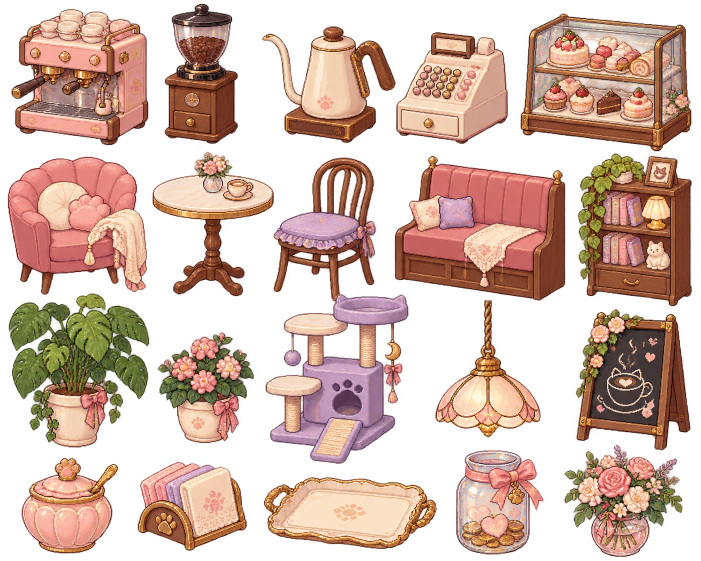
#> input picture assets/source/decor-sheet.png, 1402 x 1122 px, given in place of ui-icons.png, which was not available (shown at 1/2 size)
$ python slice-ui.py
#> lines starting #> are read from the running program, lines starting #| are printed output that depends on the picture; after the words box and inside, x2 and y2 are one past the last pixel; in counts of white or black regions, pixels touching at a corner belong together; pictures that were not available may be replaced by others from this repository, and a replacement may not be noted
#> in slice_sheet, rgba is the input picture: shape (1122, 1402, 4); mean R, G, B, A 112.4, 77.6, 62.9, 134
"""Cut the UI sheets in assets/source into individual images.

    pip install pillow numpy scipy
    python3 tools/slice-ui.py            # every sheet below
    python3 tools/slice-ui.py icons      # just one

Each sheet is a grid of separate pieces with a faint coloured haze around them.
Pieces are found by growing the solid pixels a little so that parts of one piece
(sparkles, a ribbon tail) stay together, then read in reading order and named from
the lists below. The haze is dropped and soft edges are recoloured from the nearest
solid pixel so nothing shows a red or magenta halo. Output: assets/ui/<sheet>/<name>.webp
"""
import sys
from pathlib import Path

import numpy as np
import scipy.ndimage as nd
from PIL import Image

ROOT = Path(__file__).resolve().parent.parent
SRC = ROOT / 'assets' / 'source'
OUT = ROOT / 'assets' / 'ui'
SOLID, SOFT = 160, 40

STATES = ['normal', 'pressed', 'focus', 'disabled']
CARD = ['milo', 'riven', 'atlas', 'sora']

# sheet file -> (output folder, merge distance in pixels, names in reading order)
SHEETS = {
    'icons': ('ui-icons.png', 6, [
        'home', 'cafe', 'couple', 'heart-ribbon', 'gear', 'shop',
        'recipes', 'calendar', 'clipboard', 'wallet', 'gift', 'armchair',
        'pause', 'play', 'arrow-left', 'arrow-right', 'close', 'check',
        'lock', 'unlock', 'coin', 'bell', 'bag', 'speech']),
    'hearts': ('ui-hearts.png', 14, [
        'meter-0', 'meter-1', 'meter-2', 'meter-3',
        'heart-empty', 'heart-half', 'heart-full', 'heart-sparkle',
        'act-chat', 'act-cheers', 'act-gift', 'act-hearts',
        'heart-small', 'hearts-pair', 'love-letter', 'locket']),
    'items': ('ui-item-icons.png', 6, [
        'mug', 'teacup', 'iced-glass', 'espresso-cup', 'takeaway', 'tray',
        'beans', 'espresso-shot', 'matcha-bowl', 'tea-leaves', 'teapot', 'tea-bag',
        'milk-bottle', 'oat-carton', 'creamer', 'whipped-cream', 'ice', 'sugar',
        'syrup-strawberry', 'syrup-lavender', 'syrup-vanilla', 'syrup-caramel', 'syrup-chocolate', 'honey',
        'strawberry', 'lavender', 'cocoa', 'cinnamon', 'chocolate-shavings', 'none']),
    'cards': ('ui-portrait-frames.png', 10, [f'{k}-{c}' for k in ('normal', 'hover', 'locked') for c in CARD]),
    'badges': ('ui-badges.png', 8, [
        'stars-1', 'stars-2', 'stars-3', 'stars-4', 'stars-5',
        'medal-cup', 'medal-heart', 'medal-coin', 'medal-service', 'medal-sparkle',
        'ribbon-pink', 'ribbon-lavender', 'ribbon-green', 'ribbon-gold', 'ribbon-red',
        'medal-cat', 'medal-check', 'medal-drop', 'medal-tipjar', 'medal-moon']),
    'dialogue': ('ui-dialogue-boxes.png', 10, [
        'box-pink', 'box-lavender', 'bar-pink', 'bar-lavender', 'tag-pink', 'tag-lavender', 'speech-pink', 'speech-lavender']),
    'buttons': ('ui-buttons.png', 10, [f'{k}-{s}' for k in ('pink', 'cream', 'plate', 'pink2') for s in STATES]),
    'frames': ('ui-frames.png', 10, [
        'ticket-a', 'ticket-b', 'ticket-done', 'namecard-cream', 'namecard-lavender', 'namecard-red',
        'catframe-pink', 'catframe-lavender', 'catframe-locked', 'ticket-cup', 'hourglass', 'tray-cup']),
    'shop': ('ui-shop-cards.png', 10, [f'{d}-{k}' for k in ('normal', 'selected', 'owned', 'locked') for d in ('armchair', 'table', 'tower', 'espresso')]),
    'settings': ('ui-settings.png', 10, [
        'toggle-off', 'toggle-on', 'toggle-off-focus', 'toggle-on-focus',
        'slider-0', 'slider-1', 'slider-2', 'slider-3',
        'check-empty', 'check-on', 'check-focus', 'check-disabled',
        'btn-music', 'btn-sound', 'btn-mute', 'btn-reset']),
}


def find_pieces(rgba, merge, count):
#> called with merge = 6, count = 24
    alpha = rgba[:, :, 3]
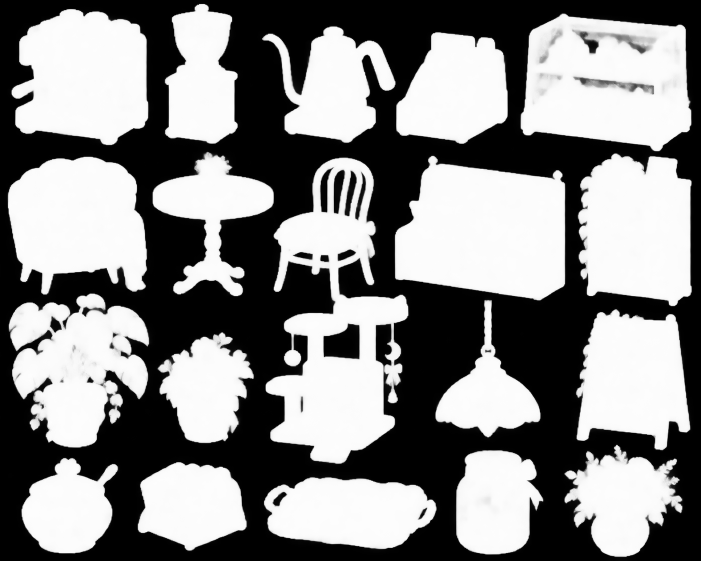
#> alpha: shape (1122, 1402) (shown at 1/2 size); min 0, max 255, mean 134
    solid = alpha >= SOLID
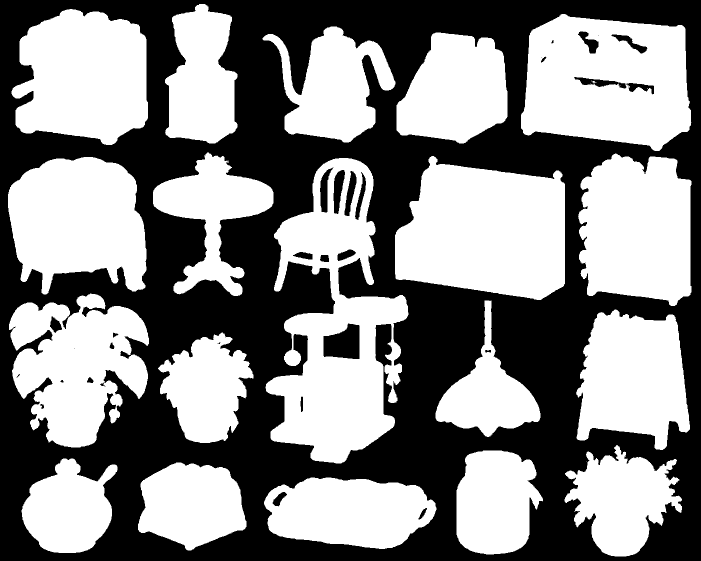
#> solid: shape (1122, 1402) bool (shown at 1/2 size); 53% white; 32 black regions (7 under 20 px), largest, box (x1, y1, x2, y2) and area: (0, 0, 1402, 1122) 725238, (647, 647, 719, 718) 3907, (667, 340, 690, 428) 1258
    # grow until parts of one piece join; if two real pieces join too, grow less
    for m in range(merge, 1, -2):
        groups, n = nd.label(nd.binary_dilation(solid, iterations=m))
        sizes = nd.sum(solid, groups, range(1, n + 1))
        if (sizes > 1500).sum() >= count:
            break
#> this loop made 3 passes
#> n on passes 1 to 3: 18, 19, 19
#> pass 1, in find_pieces, `groups, n = nd.label(nd.binary_dilation(solid, iterations=m))`:
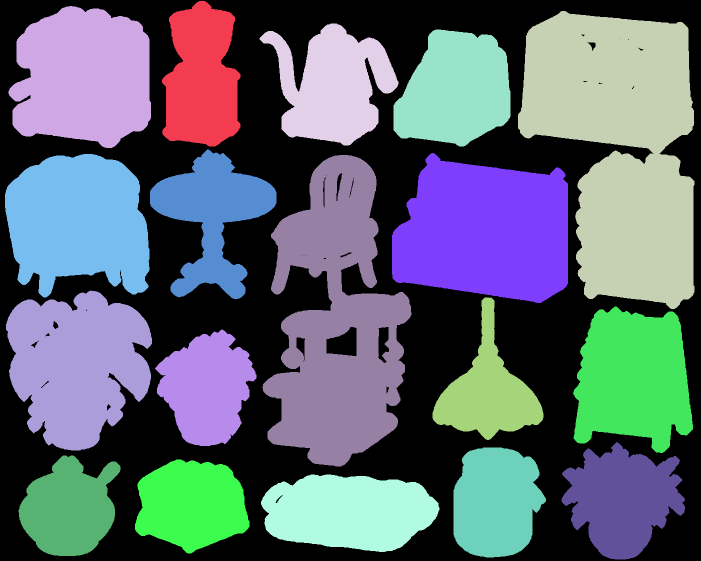
#> groups: shape (1122, 1402) int32 (shown at 1/2 size); 19 distinct labels, from 0 to 18; one colour per label, 0 black
#> pass 2, in find_pieces, `groups, n = nd.label(nd.binary_dilation(solid, iterations=m))`:
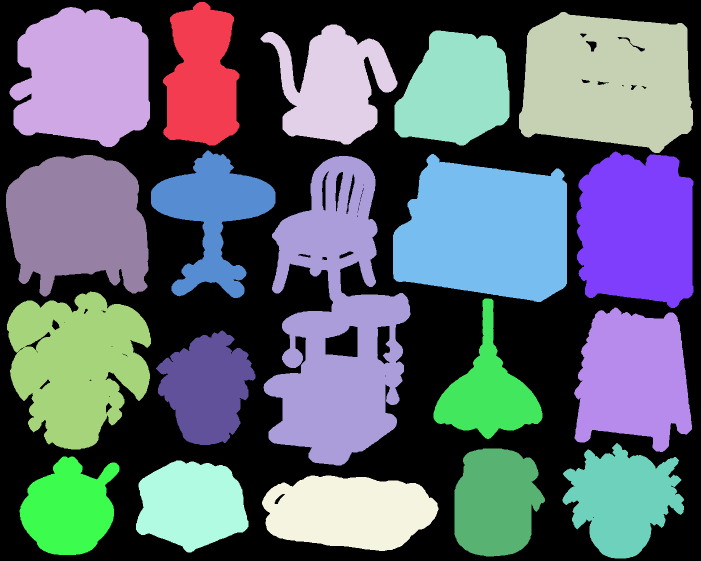
#> groups: shape (1122, 1402) int32 (shown at 1/2 size); 20 distinct labels, from 0 to 19; one colour per label, 0 black
#> pass 3, in find_pieces, `groups, n = nd.label(nd.binary_dilation(solid, iterations=m))`:
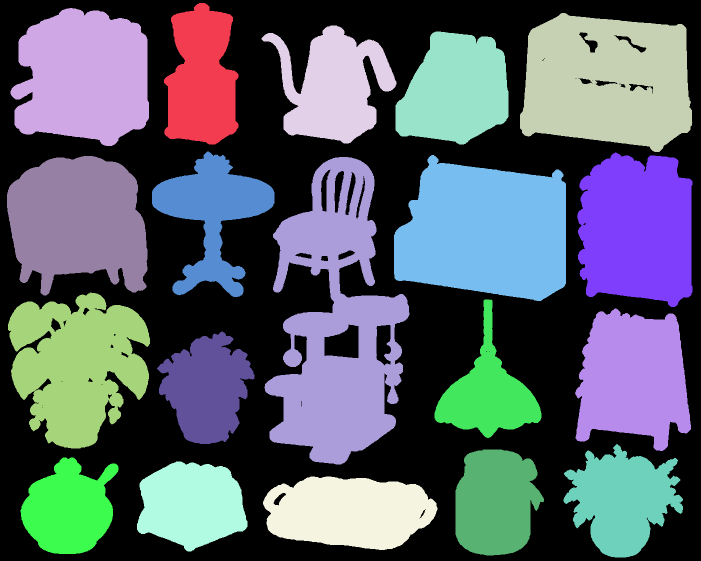
#> groups: shape (1122, 1402) int32 (shown at 1/2 size); 20 distinct labels, from 0 to 19; one colour per label, 0 black
    keep = list(np.argsort(sizes)[::-1][:count] + 1)
#> keep = [10, 8, 3, 2, 9, 7, 11, 13, 19, 5, 4, 15, 1, 16, 6, 18, 14, 17, 12]
    if len(keep) < count:
#> (the run stopped early here; a loop or call above may not have finished)
